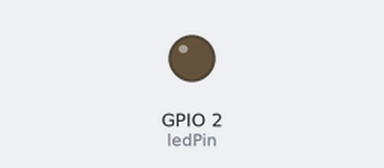
This sketch was run on a simulated ESP8266 (NodeMCU). On the bench: output pins drawn as LEDs (lit = HIGH). WiFi joins after 1.5 s; servers stay silent unless stated; what the sketch prints to the serial monitor is not drawn.

Above: at 0.1 s.
At 1.8 s:
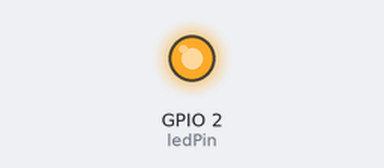
Timing chart, 0 to 3.3 s (numbered marks = the images above):
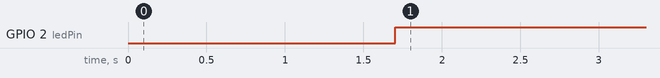

The sketch:

NextionClient.ino
```cpp
#include <ESP8266WiFi.h>
#include <WiFiClient.h>
#include <ESP8266HTTPClient.h>
#include <ArduinoJson.h>

const char* ssid = "i2rAp";
const char* password = "00000000";

const int ledPin =  LED_BUILTIN;// the number of the LED pin
//json
StaticJsonDocument<200> doc;
DeserializationError error;
JsonObject root;
String payload;
bool sw[8]={false};

void DoJason() {
  deserializeJson(doc,payload);
  root = doc.as<JsonObject>();
  bool bSw = root["sw"][0]; // 스위치에 따라 배열 값 * 선택 입력 root["sw"][*]
  if(bSw==true)
    digitalWrite(ledPin, LOW);
  else
    digitalWrite(ledPin, HIGH);

  if (error) {
    Serial.print(F("deserializeJson() failed: "));
    Serial.println(error.c_str());
    return;
  }
}


void setupWifi() {
  WiFi.mode(WIFI_STA);
  WiFi.begin(ssid, password);
  Serial.println("");

  // Wait for connection
  while (WiFi.status() != WL_CONNECTED) {
    delay(500);
    Serial.print(".");
  }
  Serial.println("");
  Serial.print("Connected to ");
  Serial.println(ssid);
  Serial.print("IP address: ");
  Serial.println(WiFi.localIP());
}

void setup(void){
  pinMode(ledPin, OUTPUT);
  Serial.begin(9600);
  setupWifi();
}

void loop(void){
  HTTPClient http;    //Declare object of class HTTPClient

  http.begin("http://192.168.4.1/");     //Specify request destination

  int httpCode = http.GET();            //Send the request
  payload = http.getString();    //Get the response payload

  //Serial.println(httpCode);   //Print HTTP return code
  Serial.println(payload);    //Print request response payload
  DoJason();

  http.end();  //Close connection
  delay(2000);  //GET Data at every 5 seconds
}
```

Measured:
- by itself, GPIO 2 (ledPin): LOW → HIGH at 1.7 s
